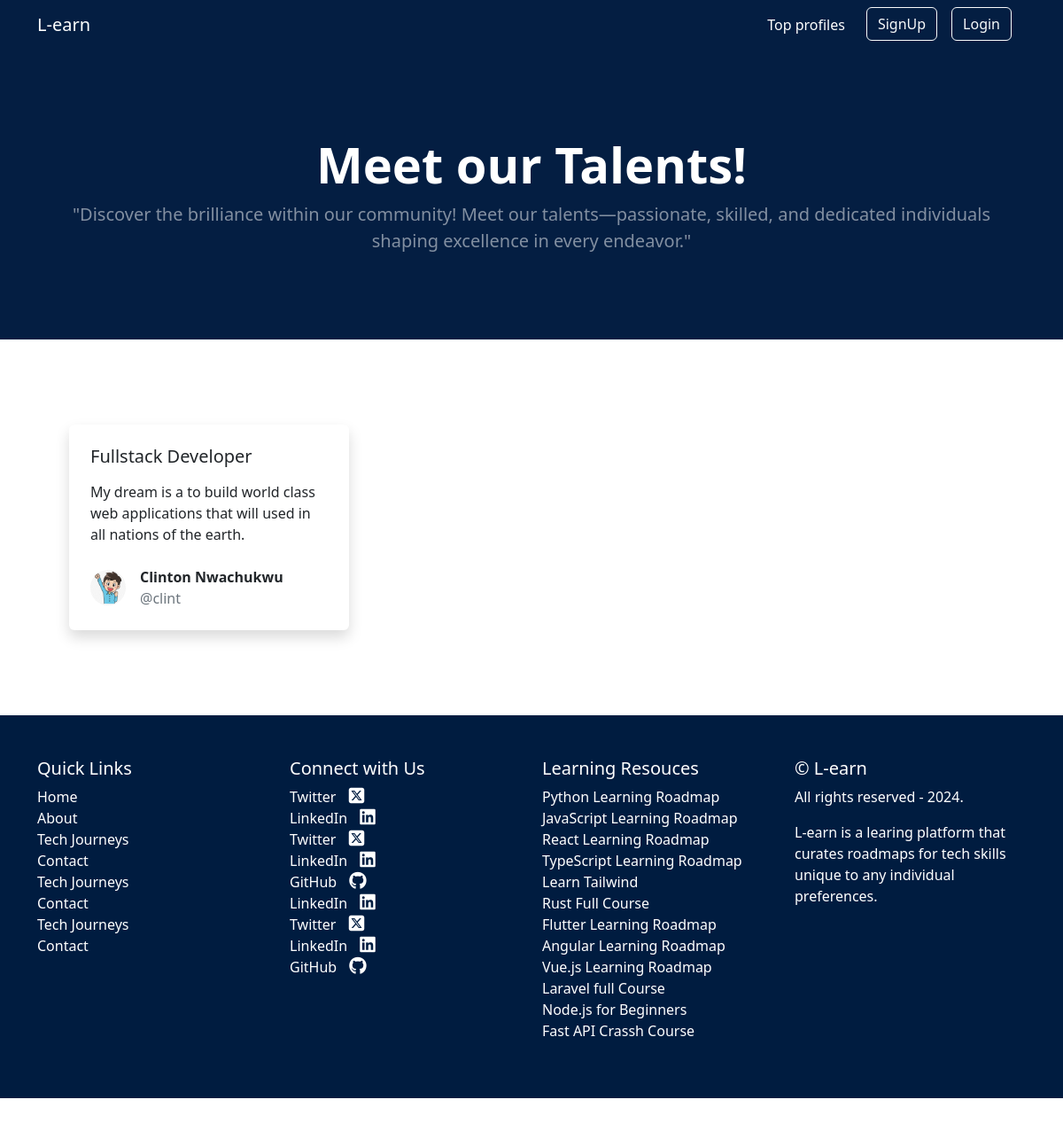
The app's page /auth/profiles, older data.
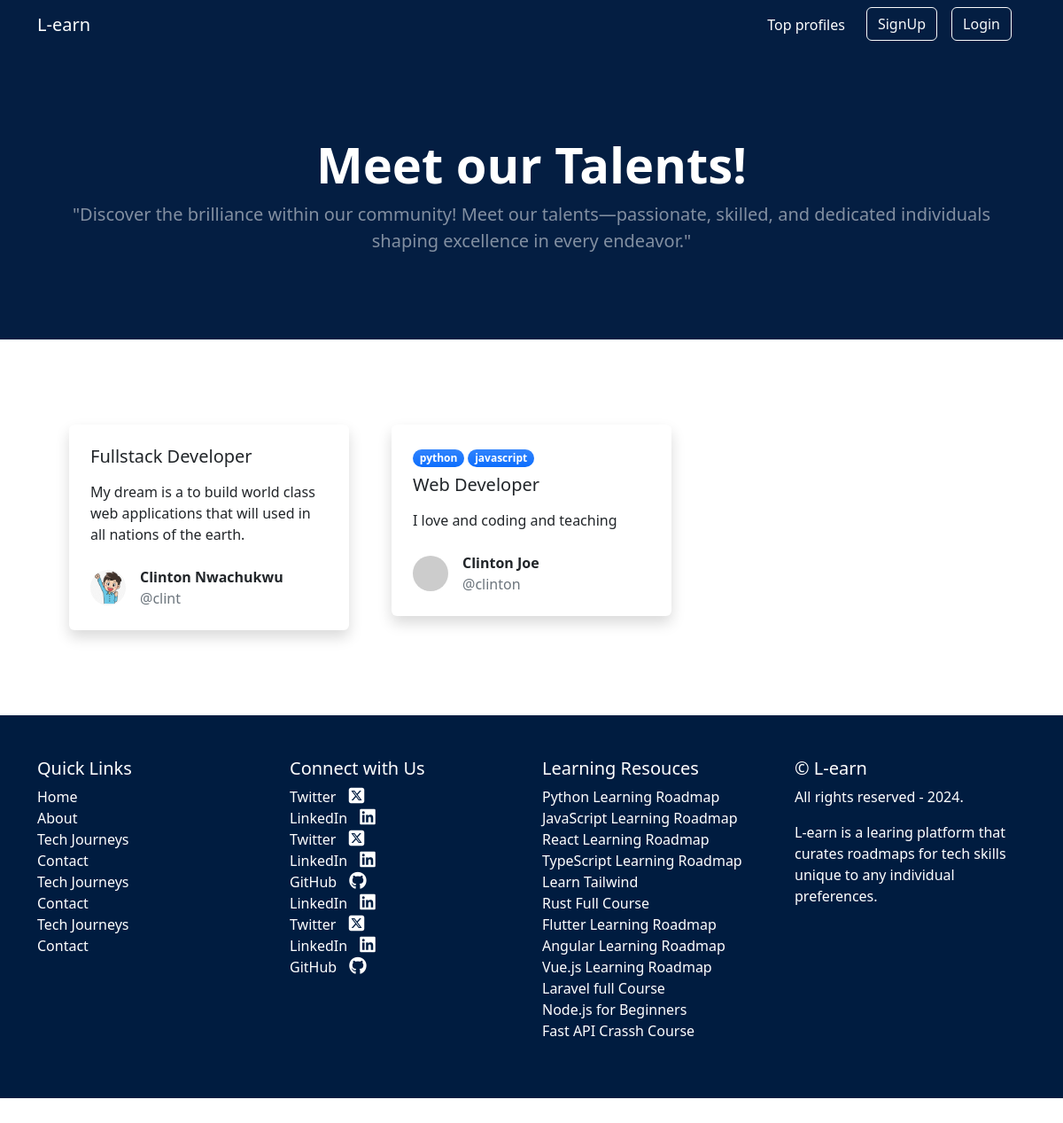
The same page, newer data.
### user/models.py (models this page shows, shortened)
class CustomUser(AbstractUser):
    email = models.EmailField(unique=True)
    passed = models.BooleanField(default=False)
    project = models.BooleanField(default=False)
    USERNAME_FIELD = 'email'
    REQUIRED_FIELDS = ('username',)

class Profile(models.Model):
    user = models.OneToOneField(CustomUser, on_delete = models.CASCADE, related_name="profile")
    first_name = models.CharField(max_length = 200, blank = True, null = True)
    last_name = models.CharField(max_length = 200, blank = True, null = True)
    username = models.CharField(max_length = 200, blank = True, null = True)
    image = models.ImageField(blank = True, null = True, upload_to = 'p_imgg')
    email = models.EmailField(blank=True, null=True)
    profession = models.CharField(max_length = 500, blank = True, null = True)
    bio  = models.TextField(blank = True, null = True)
    linkedin = models.URLField(blank=True, null=True)
    twitter = models.URLField(blank=True, null=True)
    github = models.URLField(blank=True, null=True)

### courses/models.py (models this page shows, shortened)
class Course(models.Model):
    title = models.CharField(max_length=50)
    slug = models.SlugField()
    description = models.TextField()
    thumbnail = models.ImageField(upload_to="img")
    label = models.CharField(max_length=25, blank=True, null=True)
    category = models.ForeignKey(Category, on_delete=models.SET_NULL, null=True, blank=True)

class UserScore(models.Model):
    score = models.IntegerField(default=0)
    user = models.ForeignKey(settings.AUTH_USER_MODEL, on_delete=models.CASCADE, related_name="score")
    user_course = models.ForeignKey(UserCourse, on_delete=models.CASCADE)
    created = models.DateField(auto_now_add=True, blank=True, null=True)
    updated = models.DateField(auto_now=True, blank=True, null=True)

class UserCourse(models.Model):
    user = models.ForeignKey(settings.AUTH_USER_MODEL, on_delete=models.CASCADE, related_name="user_course")
    course = models.ForeignKey(Course, on_delete=models.CASCADE, related_name="user_course", blank=True, null=True)
    schedule = models.ForeignKey(Schedule, on_delete=models.CASCADE, related_name="user_course", blank=True, null=True)
    mini_schedule = models.ForeignKey(MiniSchedule, on_delete=models.CASCADE, related_name="user_course", blank=True, null=True)

### user/views.py (the view)
# urls.py: path("profiles", views.profile_list, name="profile-list"),
def profile_list(request):
    user = get_user_model()
    all_user = user.objects.filter(passed=True, project=True)
    context = {"all_users": all_user}
    return render(request, "user/profile_list.html", context)

### courses/context_processors.py (called while the page is built)
def course_context(request):
    roadmaps = Course.objects.all()
    return {
        "roadmaps":roadmaps
    }

### user/templates/user/profile_list.html (shortened to what this page needs)
{% extends "base.html" %}
{% block content %}
 <header class="py-5">
    <div class="container px-4 px-lg-5 my-5">
        <div class="text-center text-white">
            <h1 class="display-4 fw-bolder">Meet our Talents!</h1>
            <p class="lead fw-normal text-white-50 mb-0">"Discover the brilliance within our community! Meet our talents—passionate, skilled, and dedicated individuals shaping excellence in every endeavor."</p>
        </div>
    </div>
</header>
<section class="py-5">
    <div class="container px-5 my-5">
        <div class="row gx-5">
            {% for user in all_users  %}
            <div class="col-lg-4 mb-5">
                <div class="card shadow border-0">
                    <div class="card-body p-4">
                        {% for u in user.score.all  %}
                        <div class="badge bg-primary bg-gradient rounded-pill mb-2">{{u.user_course.course.label}}</div>
                        {% endfor %}
                        <a class="text-decoration-none link-dark stretched-link" href="{% url 'auth:profile-detail' user.username  %}"><h5 class="card-title mb-3">{{user.profile.profession}}</h5></a>
                        <p class="card-text mb-0">{{user.profile.bio}}</p>
                    </div>
                    <div class="card-footer p-4 pt-0 bg-transparent border-top-0">
                        <div class="d-flex align-items-end justify-content-between">
                            <div class="d-flex align-items-center">
                                {% if user.profile.image %}
                                <img class="rounded-circle me-3" src="{{user.profile.image.url}}" alt="..." width="40" />
                                {% else %}
                                <img class="rounded-circle me-3" src="https://dummyimage.com/40x40/ced4da/6c757d" alt="..." />
                                {% endif %}
                                <div class="">
                                    <div class="fw-bold">{{user.profile.first_name}} {{user.profile.last_name}}</div>
                                    <div class="text-muted">@{{user.profile.username}}</div>
                                </div>
                            </div>
                        </div>
                    </div>
                </div>
            </div>
            {% endfor %}
        </div>
    </div>
{% endblock content %}

### templates/base.html (shortened to what the changed rows need)
<!DOCTYPE html>
{% load static %}
<html lang="en">
    <head>
        <link rel="stylesheet" href="https://cdnjs.cloudflare.com/ajax/libs/font-awesome/6.5.1/css/all.min.css" />
        <link rel="stylesheet" href="https://cdnjs.cloudflare.com/ajax/libs/font-awesome/6.5.1/css/brands.min.css" />
        <link href="https://cdn.jsdelivr.net/npm/bootstrap-icons@1.5.0/font/bootstrap-icons.css" rel="stylesheet" />
        <link href="{% static 'css/global.css' %}" rel="stylesheet" />
    </head>
    <body class="d-flex flex-column h-100">
        <main class="flex-shrink-0">
            {% block content %}{% endblock content %}
         <footer class="py-5">
          <div class="container">
            <div class="row">
               <div class="col-lg-3 col-md-6">
                <ul class="list-unstyled">
                  {% for roadmap in roadmaps  %}
                  <li><a href="{% url 'courses:course' roadmap.slug %}" target="_blank" class="text-white">{{roadmap.title}}</a></li>
                  {% endfor %}
                </ul>
              </div>
            </div>
          </div>
        </footer>
    </body>
</html>

Row changes from the older to the newer data that the page shows:
added CustomUser: profile.profession "Web Developer", profile.bio "I love and coding and teaching", profile.first_name "Clinton", profile.last_name "Joe", profile.username "clinton"
added UserScore: user_course.course.label "python"
added UserScore: user_course.course.label "javascript"
